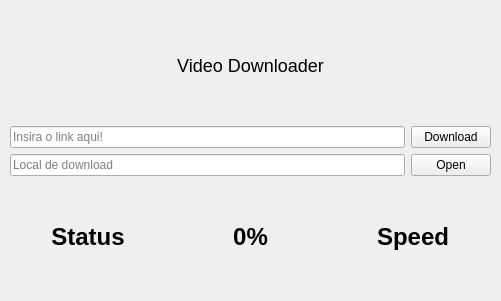
  <widget class="QWidget" name="verticalLayoutWidget">
   <property name="geometry">
    <rect>
     <x>0</x>
     <y>0</y>
     <width>501</width>
     <height>301</height>
    </rect>
   </property>
   <layout class="QVBoxLayout" name="verticalLayout" stretch="1,2,1">
    <property name="sizeConstraint">
     <enum>QLayout::SetDefaultConstraint</enum>
    </property>
    <property name="leftMargin">
     <number>10</number>
    </property>
    <property name="topMargin">
     <number>10</number>
    </property>
    <property name="rightMargin">
     <number>10</number>
    </property>
    <property name="bottomMargin">
     <number>10</number>
    </property>
    <item>
     <layout class="QVBoxLayout" name="verticalLayout_2" stretch="0">
      <item>
       <widget class="QLabel" name="video_title">
        <property name="palette">
         <palette>
          <active>
           <colorrole role="WindowText">
            <brush brushstyle="SolidPattern">
             <color alpha="255">
              <red>0</red>
              <green>0</green>
              <blue>0</blue>
             </color>
            </brush>
           </colorrole>
          </active>
          <inactive>
           <colorrole role="WindowText">
            <brush brushstyle="SolidPattern">
             <color alpha="255">
              <red>0</red>
              <green>0</green>
              <blue>0</blue>
             </color>
            </brush>
           </colorrole>
          </inactive>
          <disabled>
           <colorrole role="WindowText">
            <brush brushstyle="SolidPattern">
             <color alpha="255">
              <red>127</red>
              <green>127</green>
              <blue>127</blue>
             </color>
            </brush>
           </colorrole>
          </disabled>
         </palette>
        </property>
        <property name="styleSheet">
         <string notr="true">font-size: 18px;</string>
        </property>
        <property name="text">
         <string>Video Downloader</string>
        </property>
        <property name="alignment">
         <set>Qt::AlignCenter</set>
        </property>
       </widget>
      </item>
     </layout>
    </item>
    <item>
     <layout class="QHBoxLayout" name="horizontalLayout_2" stretch="5,1">
      <item>
       <layout class="QVBoxLayout" name="verticalLayout_3">
        <item>
         <widget class="QLineEdit" name="link_var">
          <property name="palette">
           <palette>
            <active>
             <colorrole role="WindowText">
              <brush brushstyle="SolidPattern">
               <color alpha="255">
                <red>0</red>
                <green>0</green>
                <blue>0</blue>
               </color>
              </brush>
             </colorrole>
             <colorrole role="Button">
              <brush brushstyle="SolidPattern">
               <color alpha="255">
                <red>255</red>
                <green>255</green>
                <blue>255</blue>
               </color>
              </brush>
             </colorrole>
             <colorrole role="Light">
              <brush brushstyle="SolidPattern">
               <color alpha="255">
                <red>255</red>
                <green>255</green>
                <blue>255</blue>
               </color>
              </brush>
             </colorrole>
             <colorrole role="Midlight">
              <brush brushstyle="SolidPattern">
               <color alpha="255">
                <red>255</red>
                <green>255</green>
                <blue>255</blue>
               </color>
              </brush>
             </colorrole>
             <colorrole role="Dark">
              <brush brushstyle="SolidPattern">
               <color alpha="255">
                <red>127</red>
                <green>127</green>
                <blue>127</blue>
               </color>
              </brush>
             </colorrole>
             <colorrole role="Mid">
              <brush brushstyle="SolidPattern">
               <color alpha="255">
                <red>170</red>
                <green>170</green>
                <blue>170</blue>
               </color>
              </brush>
             </colorrole>
             <colorrole role="Text">
              <brush brushstyle="SolidPattern">
               <color alpha="255">
                <red>0</red>
                <green>0</green>
                <blue>0</blue>
               </color>
              </brush>
             </colorrole>
             <colorrole role="BrightText">
              <brush brushstyle="SolidPattern">
               <color alpha="255">
                <red>255</red>
                <green>255</green>
                <blue>255</blue>
               </color>
              </brush>
             </colorrole>
             <colorrole role="ButtonText">
              <brush brushstyle="SolidPattern">
               <color alpha="255">
                <red>0</red>
                <green>0</green>
                <blue>0</blue>
               </color>
              </brush>
             </colorrole>
             <colorrole role="Base">
              <brush brushstyle="SolidPattern">
               <color alpha="255">
                <red>255</red>
                <green>255</green>
                <blue>255</blue>
               </color>
              </brush>
             </colorrole>
             <colorrole role="Window">
              <brush brushstyle="SolidPattern">
               <color alpha="255">
                <red>255</red>
                <green>255</green>
                <blue>255</blue>
               </color>
              </brush>
             </colorrole>
             <colorrole role="Shadow">
              <brush brushstyle="SolidPattern">
               <color alpha="255">
                <red>0</red>
                <green>0</green>
                <blue>0</blue>
               </color>
              </brush>
             </colorrole>
             <colorrole role="AlternateBase">
              <brush brushstyle="SolidPattern">
               <color alpha="255">
                <red>255</red>
                <green>255</green>
                <blue>255</blue>
               </color>
              </brush>
             </colorrole>
             <colorrole role="ToolTipBase">
              <brush brushstyle="SolidPattern">
               <color alpha="255">
                <red>255</red>
                <green>255</green>
                <blue>220</blue>
               </color>
              </brush>
             </colorrole>
             <colorrole role="ToolTipText">
              <brush brushstyle="SolidPattern">
               <color alpha="255">
                <red>0</red>
                <green>0</green>
                <blue>0</blue>
               </color>
              </brush>
             </colorrole>
            </active>
            <inactive>
             <colorrole role="WindowText">
              <brush brushstyle="SolidPattern">
               <color alpha="255">
                <red>0</red>
                <green>0</green>
                <blue>0</blue>
               </color>
              </brush>
             </colorrole>
             <colorrole role="Button">
              <brush brushstyle="SolidPattern">
               <color alpha="255">
                <red>240</red>
                <green>240</green>
                <blue>240</blue>
               </color>
              </brush>
             </colorrole>
             <colorrole role="Light">
              <brush brushstyle="SolidPattern">
               <color alpha="255">
                <red>255</red>
                <green>255</green>
                <blue>255</blue>
               </color>
              </brush>
             </colorrole>
             <colorrole role="Midlight">
              <brush brushstyle="SolidPattern">
               <color alpha="255">
                <red>227</red>
                <green>227</green>
                <blue>227</blue>
               </color>
              </brush>
             </colorrole>
             <colorrole role="Dark">
              <brush brushstyle="SolidPattern">
               <color alpha="255">
                <red>160</red>
                <green>160</green>
                <blue>160</blue>
               </color>
              </brush>
             </colorrole>
             <colorrole role="Mid">
              <brush brushstyle="SolidPattern">
               <color alpha="255">
                <red>160</red>
                <green>160</green>
                <blue>160</blue>
               </color>
              </brush>
             </colorrole>
             <colorrole role="Text">
              <brush brushstyle="SolidPattern">
               <color alpha="255">
                <red>0</red>
                <green>0</green>
                <blue>0</blue>
               </color>
              </brush>
             </colorrole>
             <colorrole role="BrightText">
              <brush brushstyle="SolidPattern">
               <color alpha="255">
                <red>255</red>
                <green>255</green>
                <blue>255</blue>
               </color>
              </brush>
             </colorrole>
             <colorrole role="ButtonText">
              <brush brushstyle="SolidPattern">
               <color alpha="255">
                <red>0</red>
                <green>0</green>
                <blue>0</blue>
               </color>
              </brush>
             </colorrole>
             <colorrole role="Base">
              <brush brushstyle="SolidPattern">
               <color alpha="255">
                <red>255</red>
                <green>255</green>
                <blue>255</blue>
               </color>
              </brush>
             </colorrole>
             <colorrole role="Window">
              <brush brushstyle="SolidPattern">
               <color alpha="255">
                <red>240</red>
                <green>240</green>
                <blue>240</blue>
               </color>
              </brush>
             </colorrole>
             <colorrole role="Shadow">
              <brush brushstyle="SolidPattern">
               <color alpha="255">
                <red>105</red>
                <green>105</green>
                <blue>105</blue>
               </color>
              </brush>
             </colorrole>
             <colorrole role="AlternateBase">
              <brush brushstyle="SolidPattern">
               <color alpha="255">
                <red>245</red>
                <green>245</green>
                <blue>245</blue>
               </color>
              </brush>
             </colorrole>
             <colorrole role="ToolTipBase">
              <brush brushstyle="SolidPattern">
               <color alpha="255">
                <red>255</red>
                <green>255</green>
                <blue>220</blue>
               </color>
              </brush>
             </colorrole>
             <colorrole role="ToolTipText">
              <brush brushstyle="SolidPattern">
               <color alpha="255">
                <red>0</red>
                <green>0</green>
                <blue>0</blue>
               </color>
              </brush>
             </colorrole>
            </inactive>
            <disabled>
             <colorrole role="WindowText">
              <brush brushstyle="SolidPattern">
               <color alpha="255">
                <red>127</red>
                <green>127</green>
                <blue>127</blue>
               </color>
              </brush>
             </colorrole>
             <colorrole role="Button">
              <brush brushstyle="SolidPattern">
               <color alpha="255">
                <red>255</red>
                <green>255</green>
                <blue>255</blue>
               </color>
              </brush>
             </colorrole>
             <colorrole role="Light">
              <brush brushstyle="SolidPattern">
               <color alpha="255">
                <red>255</red>
                <green>255</green>
                <blue>255</blue>
               </color>
              </brush>
             </colorrole>
             <colorrole role="Midlight">
              <brush brushstyle="SolidPattern">
               <color alpha="255">
                <red>255</red>
                <green>255</green>
                <blue>255</blue>
               </color>
              </brush>
             </colorrole>
             <colorrole role="Dark">
              <brush brushstyle="SolidPattern">
               <color alpha="255">
                <red>127</red>
                <green>127</green>
                <blue>127</blue>
               </color>
              </brush>
             </colorrole>
             <colorrole role="Mid">
              <brush brushstyle="SolidPattern">
               <color alpha="255">
                <red>170</red>
                <green>170</green>
                <blue>170</blue>
               </color>
              </brush>
             </colorrole>
             <colorrole role="Text">
              <brush brushstyle="SolidPattern">
               <color alpha="255">
                <red>127</red>
                <green>127</green>
                <blue>127</blue>
               </color>
              </brush>
             </colorrole>
             <colorrole role="BrightText">
              <brush brushstyle="SolidPattern">
               <color alpha="255">
                <red>255</red>
                <green>255</green>
                <blue>255</blue>
               </color>
              </brush>
             </colorrole>
             <colorrole role="ButtonText">
              <brush brushstyle="SolidPattern">
               <color alpha="255">
                <red>127</red>
                <green>127</green>
                <blue>127</blue>
               </color>
              </brush>
             </colorrole>
             <colorrole role="Base">
              <brush brushstyle="SolidPattern">
               <color alpha="255">
                <red>255</red>
                <green>255</green>
                <blue>255</blue>
               </color>
              </brush>
             </colorrole>
             <colorrole role="Window">
              <brush brushstyle="SolidPattern">
               <color alpha="255">
                <red>255</red>
                <green>255</green>
                <blue>255</blue>
               </color>
              </brush>
             </colorrole>
             <colorrole role="Shadow">
              <brush brushstyle="SolidPattern">
               <color alpha="255">
                <red>0</red>
                <green>0</green>
                <blue>0</blue>
               </color>
              </brush>
             </colorrole>
             <colorrole role="AlternateBase">
              <brush brushstyle="SolidPattern">
               <color alpha="255">
                <red>245</red>
                <green>245</green>
                <blue>245</blue>
               </color>
              </brush>
             </colorrole>
             <colorrole role="ToolTipBase">
              <brush brushstyle="SolidPattern">
               <color alpha="255">
                <red>255</red>
                <green>255</green>
                <blue>220</blue>
               </color>
              </brush>
             </colorrole>
             <colorrole role="ToolTipText">
              <brush brushstyle="SolidPattern">
               <color alpha="255">
                <red>0</red>
                <green>0</green>
                <blue>0</blue>
               </color>
              </brush>
             </colorrole>
            </disabled>
           </palette>
          </property>
          <property name="inputMask">
           <string notr="true"/>
          </property>
          <property name="text">
           <string notr="true"/>
          </property>
          <property name="placeholderText">
           <string notr="true">Insira o link aqui!</string>
          </property>
         </widget>
        </item>
        <item>
         <widget class="QLineEdit" name="location_var">
          <property name="palette">
           <palette>
            <active>
             <colorrole role="WindowText">
              <brush brushstyle="SolidPattern">
               <color alpha="255">
                <red>0</red>
                <green>0</green>
                <blue>0</blue>
               </color>
              </brush>
             </colorrole>
             <colorrole role="Button">
              <brush brushstyle="SolidPattern">
               <color alpha="255">
                <red>255</red>
                <green>255</green>
                <blue>255</blue>
               </color>
              </brush>
             </colorrole>
             <colorrole role="Light">
              <brush brushstyle="SolidPattern">
               <color alpha="255">
                <red>255</red>
                <green>255</green>
                <blue>255</blue>
               </color>
              </brush>
             </colorrole>
             <colorrole role="Midlight">
              <brush brushstyle="SolidPattern">
               <color alpha="255">
                <red>255</red>
                <green>255</green>
                <blue>255</blue>
               </color>
              </brush>
             </colorrole>
             <colorrole role="Dark">
              <brush brushstyle="SolidPattern">
               <color alpha="255">
                <red>127</red>
                <green>127</green>
                <blue>127</blue>
               </color>
              </brush>
             </colorrole>
             <colorrole role="Mid">
              <brush brushstyle="SolidPattern">
               <color alpha="255">
                <red>170</red>
                <green>170</green>
                <blue>170</blue>
               </color>
              </brush>
             </colorrole>
             <colorrole role="Text">
              <brush brushstyle="SolidPattern">
               <color alpha="255">
                <red>0</red>
                <green>0</green>
                <blue>0</blue>
               </color>
              </brush>
             </colorrole>
             <colorrole role="BrightText">
              <brush brushstyle="SolidPattern">
               <color alpha="255">
                <red>255</red>
                <green>255</green>
                <blue>255</blue>
               </color>
              </brush>
             </colorrole>
             <colorrole role="ButtonText">
              <brush brushstyle="SolidPattern">
               <color alpha="255">
                <red>0</red>
                <green>0</green>
                <blue>0</blue>
               </color>
              </brush>
             </colorrole>
             <colorrole role="Base">
              <brush brushstyle="SolidPattern">
               <color alpha="255">
                <red>255</red>
                <green>255</green>
                <blue>255</blue>
               </color>
              </brush>
             </colorrole>
             <colorrole role="Window">
              <brush brushstyle="SolidPattern">
               <color alpha="255">
                <red>255</red>
                <green>255</green>
                <blue>255</blue>
               </color>
              </brush>
             </colorrole>
             <colorrole role="Shadow">
              <brush brushstyle="SolidPattern">
               <color alpha="255">
                <red>0</red>
                <green>0</green>
                <blue>0</blue>
               </color>
              </brush>
             </colorrole>
             <colorrole role="AlternateBase">
              <brush brushstyle="SolidPattern">
               <color alpha="255">
                <red>255</red>
                <green>255</green>
                <blue>255</blue>
               </color>
              </brush>
             </colorrole>
             <colorrole role="ToolTipBase">
              <brush brushstyle="SolidPattern">
               <color alpha="255">
                <red>255</red>
                <green>255</green>
                <blue>220</blue>
               </color>
              </brush>
             </colorrole>
             <colorrole role="ToolTipText">
              <brush brushstyle="SolidPattern">
               <color alpha="255">
                <red>0</red>
                <green>0</green>
                <blue>0</blue>
               </color>
              </brush>
             </colorrole>
            </active>
            <inactive>
             <colorrole role="WindowText">
              <brush brushstyle="SolidPattern">
               <color alpha="255">
                <red>0</red>
                <green>0</green>
                <blue>0</blue>
               </color>
              </brush>
             </colorrole>
             <colorrole role="Button">
              <brush brushstyle="SolidPattern">
               <color alpha="255">
                <red>240</red>
                <green>240</green>
                <blue>240</blue>
               </color>
              </brush>
             </colorrole>
             <colorrole role="Light">
              <brush brushstyle="SolidPattern">
               <color alpha="255">
                <red>255</red>
                <green>255</green>
                <blue>255</blue>
               </color>
              </brush>
             </colorrole>
             <colorrole role="Midlight">
              <brush brushstyle="SolidPattern">
               <color alpha="255">
                <red>227</red>
                <green>227</green>
                <blue>227</blue>
               </color>
              </brush>
             </colorrole>
             <colorrole role="Dark">
              <brush brushstyle="SolidPattern">
               <color alpha="255">
                <red>160</red>
                <green>160</green>
                <blue>160</blue>
               </color>
              </brush>
             </colorrole>
             <colorrole role="Mid">
              <brush brushstyle="SolidPattern">
               <color alpha="255">
                <red>160</red>
                <green>160</green>
                <blue>160</blue>
               </color>
              </brush>
             </colorrole>
             <colorrole role="Text">
              <brush brushstyle="SolidPattern">
               <color alpha="255">
                <red>0</red>
                <green>0</green>
                <blue>0</blue>
               </color>
              </brush>
             </colorrole>
             <colorrole role="BrightText">
              <brush brushstyle="SolidPattern">
               <color alpha="255">
                <red>255</red>
                <green>255</green>
                <blue>255</blue>
               </color>
              </brush>
             </colorrole>
             <colorrole role="ButtonText">
              <brush brushstyle="SolidPattern">
               <color alpha="255">
                <red>0</red>
                <green>0</green>
                <blue>0</blue>
               </color>
              </brush>
             </colorrole>
             <colorrole role="Base">
              <brush brushstyle="SolidPattern">
               <color alpha="255">
                <red>255</red>
                <green>255</green>
                <blue>255</blue>
               </color>
              </brush>
             </colorrole>
             <colorrole role="Window">
              <brush brushstyle="SolidPattern">
               <color alpha="255">
                <red>240</red>
                <green>240</green>
                <blue>240</blue>
               </color>
              </brush>
             </colorrole>
             <colorrole role="Shadow">
              <brush brushstyle="SolidPattern">
               <color alpha="255">
                <red>105</red>
                <green>105</green>
                <blue>105</blue>
               </color>
              </brush>
             </colorrole>
             <colorrole role="AlternateBase">
              <brush brushstyle="SolidPattern">
               <color alpha="255">
                <red>245</red>
                <green>245</green>
                <blue>245</blue>
               </color>
              </brush>
             </colorrole>
             <colorrole role="ToolTipBase">
              <brush brushstyle="SolidPattern">
               <color alpha="255">
                <red>255</red>
                <green>255</green>
                <blue>220</blue>
               </color>
              </brush>
             </colorrole>
             <colorrole role="ToolTipText">
              <brush brushstyle="SolidPattern">
               <color alpha="255">
                <red>0</red>
                <green>0</green>
                <blue>0</blue>
               </color>
              </brush>
             </colorrole>
            </inactive>
            <disabled>
             <colorrole role="WindowText">
              <brush brushstyle="SolidPattern">
               <color alpha="255">
                <red>127</red>
                <green>127</green>
                <blue>127</blue>
               </color>
              </brush>
             </colorrole>
             <colorrole role="Button">
              <brush brushstyle="SolidPattern">
               <color alpha="255">
                <red>255</red>
                <green>255</green>
                <blue>255</blue>
               </color>
              </brush>
             </colorrole>
             <colorrole role="Light">
              <brush brushstyle="SolidPattern">
               <color alpha="255">
                <red>255</red>
                <green>255</green>
                <blue>255</blue>
               </color>
              </brush>
             </colorrole>
             <colorrole role="Midlight">
              <brush brushstyle="SolidPattern">
               <color alpha="255">
                <red>255</red>
                <green>255</green>
                <blue>255</blue>
               </color>
              </brush>
             </colorrole>
             <colorrole role="Dark">
              <brush brushstyle="SolidPattern">
               <color alpha="255">
                <red>127</red>
                <green>127</green>
                <blue>127</blue>
               </color>
              </brush>
             </colorrole>
             <colorrole role="Mid">
              <brush brushstyle="SolidPattern">
               <color alpha="255">
                <red>170</red>
                <green>170</green>
                <blue>170</blue>
               </color>
              </brush>
             </colorrole>
             <colorrole role="Text">
              <brush brushstyle="SolidPattern">
               <color alpha="255">
                <red>127</red>
                <green>127</green>
                <blue>127</blue>
               </color>
              </brush>
             </colorrole>
             <colorrole role="BrightText">
              <brush brushstyle="SolidPattern">
               <color alpha="255">
                <red>255</red>
                <green>255</green>
                <blue>255</blue>
               </color>
              </brush>
             </colorrole>
             <colorrole role="ButtonText">
              <brush brushstyle="SolidPattern">
               <color alpha="255">
                <red>127</red>
                <green>127</green>
                <blue>127</blue>
               </color>
              </brush>
             </colorrole>
             <colorrole role="Base">
              <brush brushstyle="SolidPattern">
               <color alpha="255">
                <red>255</red>
                <green>255</green>
                <blue>255</blue>
               </color>
              </brush>
             </colorrole>
             <colorrole role="Window">
              <brush brushstyle="SolidPattern">
               <color alpha="255">
                <red>255</red>
                <green>255</green>
                <blue>255</blue>
               </color>
              </brush>
             </colorrole>
             <colorrole role="Shadow">
              <brush brushstyle="SolidPattern">
               <color alpha="255">
                <red>0</red>
                <green>0</green>
                <blue>0</blue>
               </color>
              </brush>
             </colorrole>
             <colorrole role="AlternateBase">
              <brush brushstyle="SolidPattern">
               <color alpha="255">
                <red>245</red>
                <green>245</green>
                <blue>245</blue>
               </color>
              </brush>
             </colorrole>
             <colorrole role="ToolTipBase">
              <brush brushstyle="SolidPattern">
               <color alpha="255">
                <red>255</red>
                <green>255</green>
                <blue>220</blue>
               </color>
              </brush>
             </colorrole>
             <colorrole role="ToolTipText">
              <brush brushstyle="SolidPattern">
               <color alpha="255">
                <red>0</red>
                <green>0</green>
                <blue>0</blue>
               </color>
              </brush>
             </colorrole>
            </disabled>
           </palette>
          </property>
          <property name="styleSheet">
           <string notr="true"/>
          </property>
          <property name="text">
           <string notr="true"/>
          </property>
          <property name="placeholderText">
           <string notr="true">Local de download</string>
          </property>
         </widget>
        </item>
       </layout>
      </item>
      <item>
       <layout class="QVBoxLayout" name="verticalLayout_4">
        <item>
         <widget class="QPushButton" name="download">
          <property name="text">
           <string>Download</string>
          </property>
         </widget>
        </item>
        <item>
         <widget class="QPushButton" name="location">
          <property name="text">
           <string>Open</string>
          </property>
         </widget>
        </item>
       </layout>
      </item>
     </layout>
    </item>
    <item>
     <layout class="QHBoxLayout" name="horizontalLayout">
      <item>
       <widget class="QLabel" name="status">
        <property name="font">
         <font>
          <pointsize>18</pointsize>
          <bold>true</bold>
         </font>
        </property>
        <property name="text">
         <string>Status</string>
        </property>
        <property name="alignment">
         <set>Qt::AlignCenter</set>
        </property>
       </widget>
      </item>
      <item>
       <widget class="QLabel" name="percentage">
        <property name="font">
         <font>
          <pointsize>18</pointsize>
          <bold>true</bold>
         </font>
        </property>
        <property name="text">
         <string>0%</string>
        </property>
        <property name="alignment">
         <set>Qt::AlignCenter</set>
        </property>
       </widget>
      </item>
      <item>
       <widget class="QLabel" name="speed">
        <property name="font">
         <font>
          <pointsize>18</pointsize>
          <bold>true</bold>
         </font>
        </property>
        <property name="text">
         <string>Speed</string>
        </property>
        <property name="alignment">
         <set>Qt::AlignCenter</set>
        </property>
       </widget>
      </item>
     </layout>
    </item>
   </layout>
  </widget>
